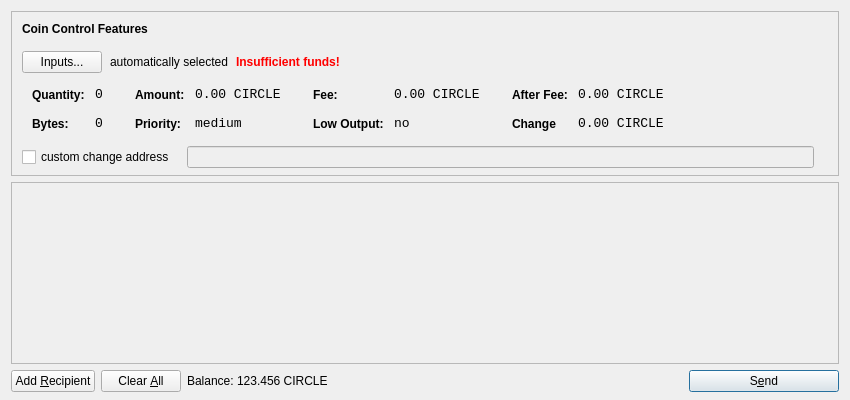
<?xml version="1.0" encoding="UTF-8"?>
<ui version="4.0">
 <class>SendCoinsDialog</class>
 <widget class="QDialog" name="SendCoinsDialog">
  <property name="geometry">
   <rect>
    <x>0</x>
    <y>0</y>
    <width>850</width>
    <height>400</height>
   </rect>
  </property>
  <property name="windowTitle">
   <string>Send Coins</string>
  </property>
  <layout class="QVBoxLayout" name="verticalLayout" stretch="0,1,0">
   <property name="bottomMargin">
    <number>8</number>
   </property>
   <item>
    <widget class="QFrame" name="frameCoinControl">
     <property name="sizePolicy">
      <sizepolicy hsizetype="Expanding" vsizetype="Expanding">
       <horstretch>0</horstretch>
       <verstretch>0</verstretch>
      </sizepolicy>
     </property>
     <property name="maximumSize">
      <size>
       <width>16777215</width>
       <height>16777215</height>
      </size>
     </property>
     <property name="frameShape">
      <enum>QFrame::StyledPanel</enum>
     </property>
     <property name="frameShadow">
      <enum>QFrame::Sunken</enum>
     </property>
     <layout class="QVBoxLayout" name="verticalLayoutCoinControl2">
      <property name="spacing">
       <number>-1</number>
      </property>
      <property name="leftMargin">
       <number>0</number>
      </property>
      <property name="topMargin">
       <number>0</number>
      </property>
      <property name="rightMargin">
       <number>0</number>
      </property>
      <property name="bottomMargin">
       <number>6</number>
      </property>
      <item>
       <layout class="QVBoxLayout" name="verticalLayoutCoinControl" stretch="0,0,0,0,1">
        <property name="spacing">
         <number>0</number>
        </property>
        <property name="leftMargin">
         <number>10</number>
        </property>
        <property name="topMargin">
         <number>10</number>
        </property>
        <item>
         <layout class="QHBoxLayout" name="horizontalLayoutCoinControl1">
          <property name="bottomMargin">
           <number>15</number>
          </property>
          <item>
           <widget class="QLabel" name="labelCoinControlFeatures">
            <property name="sizePolicy">
             <sizepolicy hsizetype="Preferred" vsizetype="Maximum">
              <horstretch>0</horstretch>
              <verstretch>0</verstretch>
             </sizepolicy>
            </property>
            <property name="font">
             <font>
              <weight>75</weight>
              <bold>true</bold>
             </font>
            </property>
            <property name="styleSheet">
             <string notr="true">font-weight:bold;</string>
            </property>
            <property name="text">
             <string>Coin Control Features</string>
            </property>
           </widget>
          </item>
         </layout>
        </item>
        <item>
         <layout class="QHBoxLayout" name="horizontalLayoutCoinControl2" stretch="0,0,0,0">
          <property name="spacing">
           <number>8</number>
          </property>
          <property name="bottomMargin">
           <number>10</number>
          </property>
          <item>
           <widget class="QPushButton" name="pushButtonCoinControl">
            <property name="styleSheet">
             <string notr="true"/>
            </property>
            <property name="text">
             <string>Inputs...</string>
            </property>
           </widget>
          </item>
          <item>
           <widget class="QLabel" name="labelCoinControlAutomaticallySelected">
            <property name="text">
             <string>automatically selected</string>
            </property>
            <property name="margin">
             <number>5</number>
            </property>
           </widget>
          </item>
          <item>
           <widget class="QLabel" name="labelCoinControlInsuffFunds">
            <property name="font">
             <font>
              <weight>75</weight>
              <bold>true</bold>
             </font>
            </property>
            <property name="styleSheet">
             <string notr="true">color:red;font-weight:bold;</string>
            </property>
            <property name="text">
             <string>Insufficient funds!</string>
            </property>
            <property name="margin">
             <number>5</number>
            </property>
           </widget>
          </item>
          <item>
           <spacer name="horizontalSpacerCoinControl">
            <property name="orientation">
             <enum>Qt::Horizontal</enum>
            </property>
            <property name="sizeHint" stdset="0">
             <size>
              <width>40</width>
              <height>1</height>
             </size>
            </property>
           </spacer>
          </item>
         </layout>
        </item>
        <item>
         <widget class="QWidget" name="widgetCoinControl" native="true">
          <property name="sizePolicy">
           <sizepolicy hsizetype="Preferred" vsizetype="Preferred">
            <horstretch>0</horstretch>
            <verstretch>0</verstretch>
           </sizepolicy>
          </property>
          <property name="minimumSize">
           <size>
            <width>0</width>
            <height>0</height>
           </size>
          </property>
          <property name="styleSheet">
           <string notr="true"/>
          </property>
          <layout class="QHBoxLayout" name="horizontalLayoutCoinControl5">
           <property name="margin">
            <number>0</number>
           </property>
           <item>
            <layout class="QHBoxLayout" name="horizontalLayoutCoinControl3" stretch="0,0,0,1">
             <property name="spacing">
              <number>20</number>
             </property>
             <property name="topMargin">
              <number>0</number>
             </property>
             <property name="bottomMargin">
              <number>10</number>
             </property>
             <item>
              <layout class="QFormLayout" name="formLayoutCoinControl1">
               <property name="horizontalSpacing">
                <number>10</number>
               </property>
               <property name="verticalSpacing">
                <number>14</number>
               </property>
               <property name="leftMargin">
                <number>10</number>
               </property>
               <property name="topMargin">
                <number>4</number>
               </property>
               <property name="rightMargin">
                <number>6</number>
               </property>
               <item row="0" column="0">
                <widget class="QLabel" name="labelCoinControlQuantityText">
                 <property name="styleSheet">
                  <string notr="true">font-weight:bold;</string>
                 </property>
                 <property name="text">
                  <string>Quantity:</string>
                 </property>
                 <property name="margin">
                  <number>0</number>
                 </property>
                </widget>
               </item>
               <item row="0" column="1">
                <widget class="QLabel" name="labelCoinControlQuantity">
                 <property name="font">
                  <font>
                   <family>Monospace</family>
                   <pointsize>10</pointsize>
                  </font>
                 </property>
                 <property name="cursor">
                  <cursorShape>IBeamCursor</cursorShape>
                 </property>
                 <property name="contextMenuPolicy">
                  <enum>Qt::ActionsContextMenu</enum>
                 </property>
                 <property name="text">
                  <string>0</string>
                 </property>
                 <property name="margin">
                  <number>0</number>
                 </property>
                 <property name="textInteractionFlags">
                  <set>Qt::LinksAccessibleByMouse|Qt::TextSelectableByKeyboard|Qt::TextSelectableByMouse</set>
                 </property>
                </widget>
               </item>
               <item row="1" column="0">
                <widget class="QLabel" name="labelCoinControlBytesText">
                 <property name="styleSheet">
                  <string notr="true">font-weight:bold;</string>
                 </property>
                 <property name="text">
                  <string>Bytes:</string>
                 </property>
                </widget>
               </item>
               <item row="1" column="1">
                <widget class="QLabel" name="labelCoinControlBytes">
                 <property name="font">
                  <font>
                   <family>Monospace</family>
                   <pointsize>10</pointsize>
                  </font>
                 </property>
                 <property name="cursor">
                  <cursorShape>IBeamCursor</cursorShape>
                 </property>
                 <property name="contextMenuPolicy">
                  <enum>Qt::ActionsContextMenu</enum>
                 </property>
                 <property name="text">
                  <string>0</string>
                 </property>
                 <property name="textInteractionFlags">
                  <set>Qt::LinksAccessibleByMouse|Qt::TextSelectableByKeyboard|Qt::TextSelectableByMouse</set>
                 </property>
                </widget>
               </item>
              </layout>
             </item>
             <item>
              <layout class="QFormLayout" name="formLayoutCoinControl2">
               <property name="horizontalSpacing">
                <number>10</number>
               </property>
               <property name="verticalSpacing">
                <number>14</number>
               </property>
               <property name="leftMargin">
                <number>6</number>
               </property>
               <property name="topMargin">
                <number>4</number>
               </property>
               <property name="rightMargin">
                <number>6</number>
               </property>
               <item row="0" column="0">
                <widget class="QLabel" name="labelCoinControlAmountText">
                 <property name="styleSheet">
                  <string notr="true">font-weight:bold;</string>
                 </property>
                 <property name="text">
                  <string>Amount:</string>
                 </property>
                 <property name="margin">
                  <number>0</number>
                 </property>
                </widget>
               </item>
               <item row="0" column="1">
                <widget class="QLabel" name="labelCoinControlAmount">
                 <property name="font">
                  <font>
                   <family>Monospace</family>
                   <pointsize>10</pointsize>
                  </font>
                 </property>
                 <property name="cursor">
                  <cursorShape>IBeamCursor</cursorShape>
                 </property>
                 <property name="contextMenuPolicy">
                  <enum>Qt::ActionsContextMenu</enum>
                 </property>
                 <property name="text">
                  <string>0.00 CIRCLE</string>
                 </property>
                 <property name="textInteractionFlags">
                  <set>Qt::LinksAccessibleByMouse|Qt::TextSelectableByKeyboard|Qt::TextSelectableByMouse</set>
                 </property>
                </widget>
               </item>
               <item row="1" column="0">
                <widget class="QLabel" name="labelCoinControlPriorityText">
                 <property name="styleSheet">
                  <string notr="true">font-weight:bold;</string>
                 </property>
                 <property name="text">
                  <string>Priority:</string>
                 </property>
                </widget>
               </item>
               <item row="1" column="1">
                <widget class="QLabel" name="labelCoinControlPriority">
                 <property name="font">
                  <font>
                   <family>Monospace</family>
                   <pointsize>10</pointsize>
                  </font>
                 </property>
                 <property name="cursor">
                  <cursorShape>IBeamCursor</cursorShape>
                 </property>
                 <property name="contextMenuPolicy">
                  <enum>Qt::ActionsContextMenu</enum>
                 </property>
                 <property name="text">
                  <string>medium</string>
                 </property>
                 <property name="textInteractionFlags">
                  <set>Qt::LinksAccessibleByMouse|Qt::TextSelectableByKeyboard|Qt::TextSelectableByMouse</set>
                 </property>
                </widget>
               </item>
              </layout>
             </item>
             <item>
              <layout class="QFormLayout" name="formLayoutCoinControl3">
               <property name="horizontalSpacing">
                <number>10</number>
               </property>
               <property name="verticalSpacing">
                <number>14</number>
               </property>
               <property name="leftMargin">
                <number>6</number>
               </property>
               <property name="topMargin">
                <number>4</number>
               </property>
               <property name="rightMargin">
                <number>6</number>
               </property>
               <item row="0" column="0">
                <widget class="QLabel" name="labelCoinControlFeeText">
                 <property name="styleSheet">
                  <string notr="true">font-weight:bold;</string>
                 </property>
                 <property name="text">
                  <string>Fee:</string>
                 </property>
                 <property name="margin">
                  <number>0</number>
                 </property>
                </widget>
               </item>
               <item row="0" column="1">
                <widget class="QLabel" name="labelCoinControlFee">
                 <property name="font">
                  <font>
                   <family>Monospace</family>
                   <pointsize>10</pointsize>
                  </font>
                 </property>
                 <property name="cursor">
                  <cursorShape>IBeamCursor</cursorShape>
                 </property>
                 <property name="contextMenuPolicy">
                  <enum>Qt::ActionsContextMenu</enum>
                 </property>
                 <property name="text">
                  <string>0.00 CIRCLE</string>
                 </property>
                 <property name="textInteractionFlags">
                  <set>Qt::LinksAccessibleByMouse|Qt::TextSelectableByKeyboard|Qt::TextSelectableByMouse</set>
                 </property>
                </widget>
               </item>
               <item row="1" column="0">
                <widget class="QLabel" name="labelCoinControlLowOutputText">
                 <property name="styleSheet">
                  <string notr="true">font-weight:bold;</string>
                 </property>
                 <property name="text">
                  <string>Low Output:</string>
                 </property>
                </widget>
               </item>
               <item row="1" column="1">
                <widget class="QLabel" name="labelCoinControlLowOutput">
                 <property name="font">
                  <font>
                   <family>Monospace</family>
                   <pointsize>10</pointsize>
                  </font>
                 </property>
                 <property name="cursor">
                  <cursorShape>IBeamCursor</cursorShape>
                 </property>
                 <property name="contextMenuPolicy">
                  <enum>Qt::ActionsContextMenu</enum>
                 </property>
                 <property name="text">
                  <string>no</string>
                 </property>
                 <property name="textInteractionFlags">
                  <set>Qt::LinksAccessibleByMouse|Qt::TextSelectableByKeyboard|Qt::TextSelectableByMouse</set>
                 </property>
                </widget>
               </item>
              </layout>
             </item>
             <item>
              <layout class="QFormLayout" name="formLayoutCoinControl4">
               <property name="horizontalSpacing">
                <number>10</number>
               </property>
               <property name="verticalSpacing">
                <number>14</number>
               </property>
               <property name="leftMargin">
                <number>6</number>
               </property>
               <property name="topMargin">
                <number>4</number>
               </property>
               <property name="rightMargin">
                <number>6</number>
               </property>
               <item row="0" column="0">
                <widget class="QLabel" name="labelCoinControlAfterFeeText">
                 <property name="styleSheet">
                  <string notr="true">font-weight:bold;</string>
                 </property>
                 <property name="text">
                  <string>After Fee:</string>
                 </property>
                 <property name="margin">
                  <number>0</number>
                 </property>
                </widget>
               </item>
               <item row="0" column="1">
                <widget class="QLabel" name="labelCoinControlAfterFee">
                 <property name="font">
                  <font>
                   <family>Monospace</family>
                   <pointsize>10</pointsize>
                  </font>
                 </property>
                 <property name="cursor">
                  <cursorShape>IBeamCursor</cursorShape>
                 </property>
                 <property name="contextMenuPolicy">
                  <enum>Qt::ActionsContextMenu</enum>
                 </property>
                 <property name="text">
                  <string>0.00 CIRCLE</string>
                 </property>
                 <property name="textInteractionFlags">
                  <set>Qt::LinksAccessibleByMouse|Qt::TextSelectableByKeyboard|Qt::TextSelectableByMouse</set>
                 </property>
                </widget>
               </item>
               <item row="1" column="0">
                <widget class="QLabel" name="labelCoinControlChangeText">
                 <property name="styleSheet">
                  <string notr="true">font-weight:bold;</string>
                 </property>
                 <property name="text">
                  <string>Change</string>
                 </property>
                </widget>
               </item>
               <item row="1" column="1">
                <widget class="QLabel" name="labelCoinControlChange">
                 <property name="font">
                  <font>
                   <family>Monospace</family>
                   <pointsize>10</pointsize>
                  </font>
                 </property>
                 <property name="cursor">
                  <cursorShape>IBeamCursor</cursorShape>
                 </property>
                 <property name="contextMenuPolicy">
                  <enum>Qt::ActionsContextMenu</enum>
                 </property>
                 <property name="text">
                  <string>0.00 CIRCLE</string>
                 </property>
                 <property name="textInteractionFlags">
                  <set>Qt::LinksAccessibleByMouse|Qt::TextSelectableByKeyboard|Qt::TextSelectableByMouse</set>
                 </property>
                </widget>
               </item>
              </layout>
             </item>
            </layout>
           </item>
          </layout>
         </widget>
        </item>
        <item>
         <layout class="QHBoxLayout" name="horizontalLayoutCoinControl4" stretch="0,0,0">
          <property name="spacing">
           <number>12</number>
          </property>
          <property name="sizeConstraint">
           <enum>QLayout::SetDefaultConstraint</enum>
          </property>
          <property name="topMargin">
           <number>5</number>
          </property>
          <property name="rightMargin">
           <number>5</number>
          </property>
          <item>
           <widget class="QCheckBox" name="checkBoxCoinControlChange">
            <property name="text">
             <string>custom change address</string>
            </property>
           </widget>
          </item>
          <item>
           <widget class="QLineEdit" name="lineEditCoinControlChange">
            <property name="enabled">
             <bool>false</bool>
            </property>
            <property name="sizePolicy">
             <sizepolicy hsizetype="Expanding" vsizetype="Fixed">
              <horstretch>0</horstretch>
              <verstretch>0</verstretch>
             </sizepolicy>
            </property>
           </widget>
          </item>
          <item>
           <widget class="QLabel" name="labelCoinControlChangeLabel">
            <property name="sizePolicy">
             <sizepolicy hsizetype="Preferred" vsizetype="Expanding">
              <horstretch>0</horstretch>
              <verstretch>0</verstretch>
             </sizepolicy>
            </property>
            <property name="minimumSize">
             <size>
              <width>0</width>
              <height>0</height>
             </size>
            </property>
            <property name="text">
             <string/>
            </property>
            <property name="margin">
             <number>3</number>
            </property>
           </widget>
          </item>
         </layout>
        </item>
        <item>
         <spacer name="verticalSpacerCoinControl">
          <property name="orientation">
           <enum>Qt::Vertical</enum>
          </property>
          <property name="sizeHint" stdset="0">
           <size>
            <width>800</width>
            <height>1</height>
           </size>
          </property>
         </spacer>
        </item>
       </layout>
      </item>
     </layout>
    </widget>
   </item>
   <item>
    <widget class="QScrollArea" name="scrollArea">
     <property name="widgetResizable">
      <bool>true</bool>
     </property>
     <widget class="QWidget" name="scrollAreaWidgetContents">
      <property name="geometry">
       <rect>
        <x>0</x>
        <y>0</y>
        <width>830</width>
        <height>165</height>
       </rect>
      </property>
      <layout class="QVBoxLayout" name="verticalLayout_2">
       <property name="margin">
        <number>0</number>
       </property>
       <item>
        <layout class="QVBoxLayout" name="entries">
         <property name="spacing">
          <number>6</number>
         </property>
        </layout>
       </item>
       <item>
        <spacer name="verticalSpacer">
         <property name="orientation">
          <enum>Qt::Vertical</enum>
         </property>
         <property name="sizeHint" stdset="0">
          <size>
           <width>20</width>
           <height>40</height>
          </size>
         </property>
        </spacer>
       </item>
      </layout>
     </widget>
    </widget>
   </item>
   <item>
    <layout class="QHBoxLayout" name="horizontalLayout">
     <item>
      <widget class="QPushButton" name="addButton">
       <property name="toolTip">
        <string>Send to multiple recipients at once</string>
       </property>
       <property name="text">
        <string>Add &amp;Recipient</string>
       </property>
       <property name="icon">
        <iconset resource="../bitcoin.qrc">
         <normaloff>:/icons/add</normaloff>:/icons/add</iconset>
       </property>
       <property name="autoDefault">
        <bool>false</bool>
       </property>
      </widget>
     </item>
     <item>
      <widget class="QPushButton" name="clearButton">
       <property name="sizePolicy">
        <sizepolicy hsizetype="Minimum" vsizetype="Fixed">
         <horstretch>0</horstretch>
         <verstretch>0</verstretch>
        </sizepolicy>
       </property>
       <property name="toolTip">
        <string>Remove all transaction fields</string>
       </property>
       <property name="text">
        <string>Clear &amp;All</string>
       </property>
       <property name="icon">
        <iconset resource="../bitcoin.qrc">
         <normaloff>:/icons/remove</normaloff>:/icons/remove</iconset>
       </property>
       <property name="autoRepeatDelay">
        <number>300</number>
       </property>
       <property name="autoDefault">
        <bool>false</bool>
       </property>
      </widget>
     </item>
     <item>
      <layout class="QHBoxLayout" name="horizontalLayout_2">
       <property name="spacing">
        <number>3</number>
       </property>
       <item>
        <widget class="QLabel" name="label">
         <property name="sizePolicy">
          <sizepolicy hsizetype="Preferred" vsizetype="Fixed">
           <horstretch>0</horstretch>
           <verstretch>0</verstretch>
          </sizepolicy>
         </property>
         <property name="text">
          <string>Balance:</string>
         </property>
        </widget>
       </item>
       <item>
        <widget class="QLabel" name="labelBalance">
         <property name="sizePolicy">
          <sizepolicy hsizetype="Preferred" vsizetype="Fixed">
           <horstretch>0</horstretch>
           <verstretch>0</verstretch>
          </sizepolicy>
         </property>
         <property name="cursor">
          <cursorShape>IBeamCursor</cursorShape>
         </property>
         <property name="text">
          <string>123.456 CIRCLE</string>
         </property>
         <property name="textInteractionFlags">
          <set>Qt::LinksAccessibleByMouse|Qt::TextSelectableByKeyboard|Qt::TextSelectableByMouse</set>
         </property>
        </widget>
       </item>
      </layout>
     </item>
     <item>
      <spacer name="horizontalSpacer">
       <property name="orientation">
        <enum>Qt::Horizontal</enum>
       </property>
       <property name="sizeHint" stdset="0">
        <size>
         <width>40</width>
         <height>20</height>
        </size>
       </property>
      </spacer>
     </item>
     <item>
      <widget class="QPushButton" name="sendButton">
       <property name="minimumSize">
        <size>
         <width>150</width>
         <height>0</height>
        </size>
       </property>
       <property name="toolTip">
        <string>Confirm the send action</string>
       </property>
       <property name="text">
        <string>S&amp;end</string>
       </property>
       <property name="icon">
        <iconset resource="../bitcoin.qrc">
         <normaloff>:/icons/send</normaloff>:/icons/send</iconset>
       </property>
       <property name="default">
        <bool>true</bool>
       </property>
      </widget>
     </item>
    </layout>
   </item>
  </layout>
 </widget>
 <resources>
  <include location="../bitcoin.qrc"/>
 </resources>
 <connections/>
</ui>
